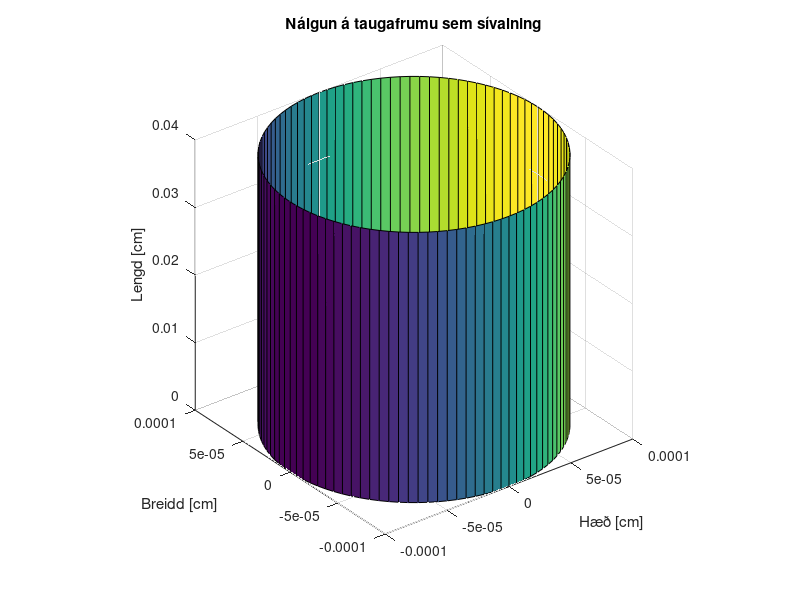

Write MATLAB code to recreate this figure.
close all
d = 0.0002; % cm
L = 0.04; % cm

% Teikna upp nálgun á taugafrumu
r = d/2;
[X, Y, Z] = cylinder(r,100);
Z = Z*L;
C = X;
surf(X,Y,Z,C);
title("Nálgun á taugafrumu sem sívalning");
xlabel("Hæð [cm]");
ylabel("Breidd [cm]");
zlabel("Lengd [cm]");
h = get(gca,'DataAspectRatio');
set(gca,'DataAspectRatio',[1 1 h(3)]);

exportgraphics(gcf,"Myndir/taugafruma_nalgun1.pdf")

